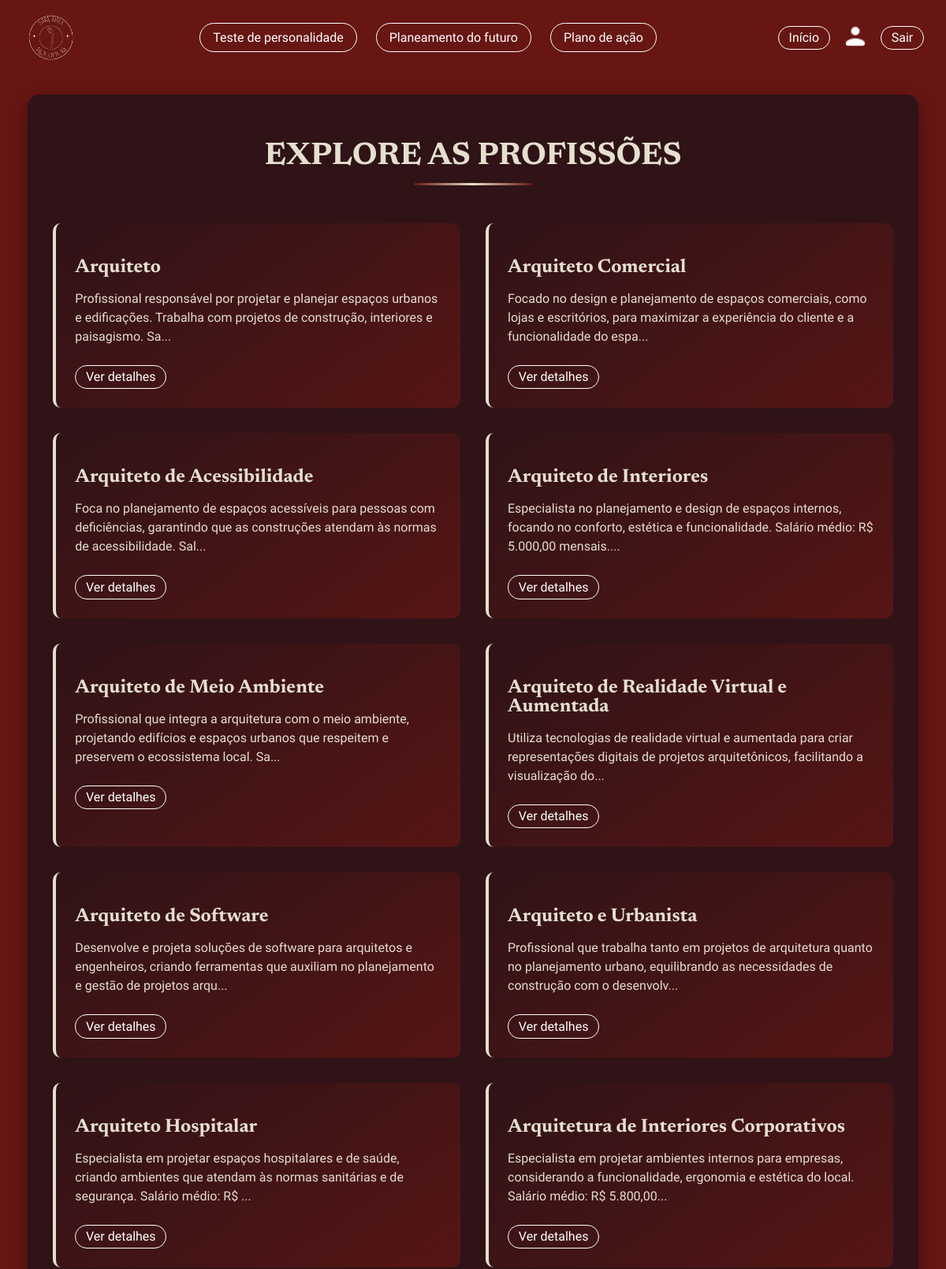
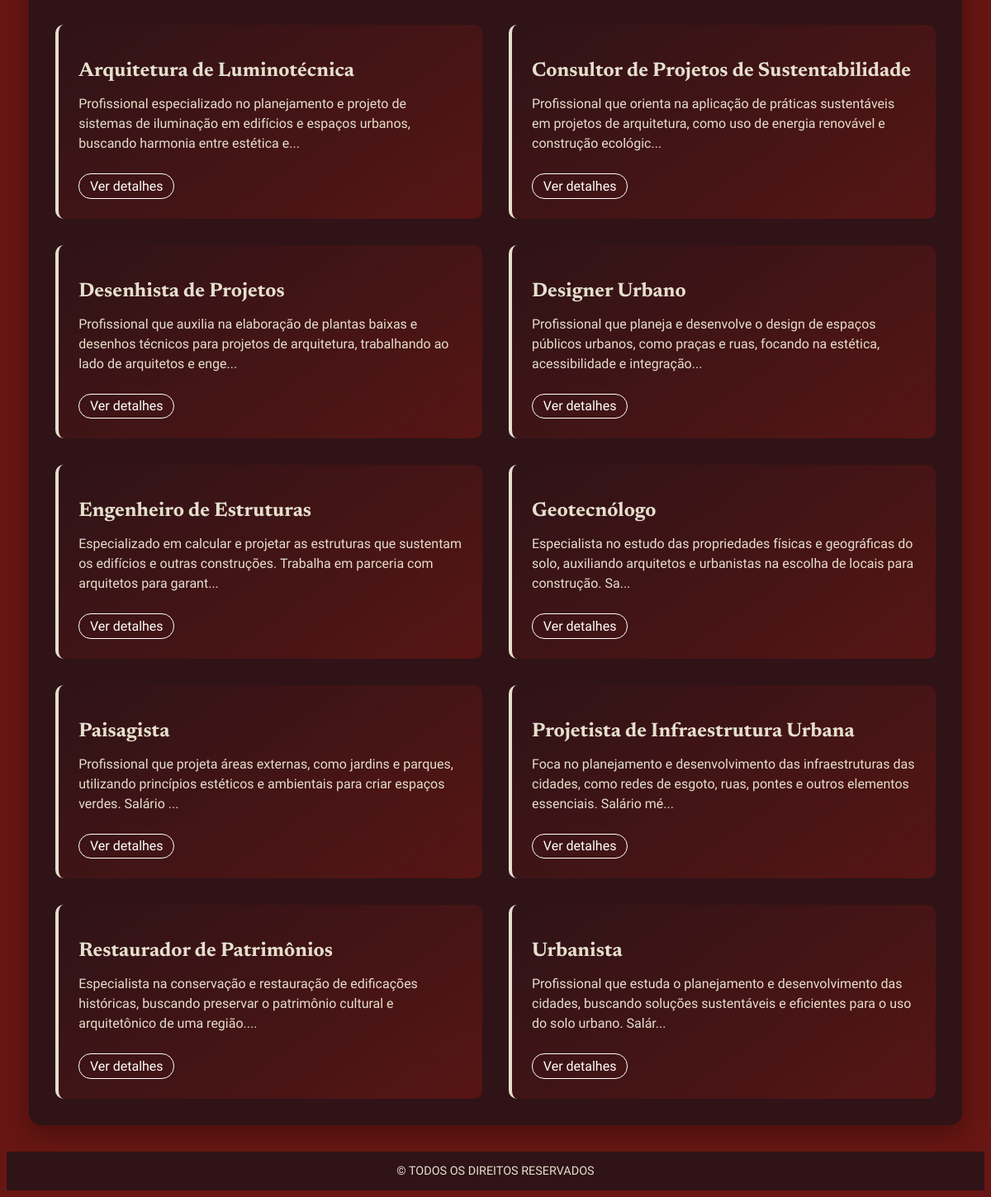
The page /view/todas_profissoes.php (signed in) on the database its author committed (2 pictures, top to bottom).
### tables this page shows
CREATE TABLE `profissao` (
  `id` int(11) NOT NULL,
  `nome` varchar(100) DEFAULT NULL,
  `descricao` text DEFAULT NULL,
  `imagem` varchar(255) DEFAULT NULL
);

### model/ProjetoModel.php (called while the page is built, shortened)
<?php
class ProjetoModel
{
     private $pdo;
    public function __construct($pdo)
    {
        $this->pdo = $pdo;
    }
public function buscarTodasProfissoes() {
    $stmt = $this->pdo->query("SELECT * FROM profissao ORDER BY nome");
    return $stmt->fetchAll(PDO::FETCH_ASSOC);
}
}

### view/todas_profissoes.php (the view, shortened to what this page needs)
<?php
require_once "../config.php";
require_once "../model/ProjetoModel.php";
require_once "../controller/ProjetoController.php";
$model = new ProjetoModel($pdo);
$profissoes = $model->buscarTodasProfissoes();
?>
<!DOCTYPE html>
<html lang="pt-BR">
<head>
    <link rel="stylesheet" href="../css/estilo_planejamento.css">
</head>
<body>
    <header class="header-sobre">
        <img src="../imagens/logo.png" alt="logo" class="logo">
        <nav>
            <ul class="menu-central">
                <li><a href="teste_personalidade.php">Teste de personalidade</a></li>
                <li><a href="form_planejamento.php">Planeamento do futuro</a></li>
                <li><a href="plano_acao.php">Plano de ação</a></li>
            </ul>
        </nav>
        <div class="perfil-wrapper">
            <a href="../index.php" class="sair">Início</a>
            <a href="../view/perfil.php" class="icone-perfil-link">
                <img src="../imagens/usuario.png" alt="Perfil" class="icone-perfil">
            </a>
            <a href="logout.php" class="sair">Sair</a>
        </div>
    </header>
    <main class="container-profissoes">
        <h1 class="titulo-profissao">EXPLORE AS PROFISSÕES</h1>
        <div class="lista-profissoes">
            <?php foreach ($profissoes as $profissao): ?>
                <div class="profissao-item">
                    <h2><?= htmlspecialchars($profissao['nome']) ?></h2>
                    <p><?= htmlspecialchars(substr($profissao['descricao'], 0, 150)) ?>...</p>
                    <a href="detalhes_profissao.php?id=<?= $profissao['id'] ?>" class="botao-salvar">Ver detalhes</a>
                </div>
            <?php endforeach; ?>
        </div>
    </main>
    <footer>© TODOS OS DIREITOS RESERVADOS</footer>
</body>
</html>

### css/estilo_planejamento.css (style rules this page uses)
:root { --cor-primaria: #671613; --cor-secundaria: #2f1317; --cor-terciaria: #e5dfcd; --cor-quaternaria: #ffffff; --cor-terciaria-rgb: 229, 223, 205; }
body { overflow-x: hidden; height: auto; display: flex; flex-direction: column; min-height: 100vh; background: var(--cor-primaria); }
main { flex: 1; }
.header-sobre { display: flex; align-items: center; justify-content: space-between; background-color: var(--cor-primaria); padding: 10px 20px; }
.logo { max-height: 60px; width: auto; }
.menu-central { display: flex; gap: 1.5rem; list-style: none; margin: 0; padding: 0; font-family: "Abel"; }
.menu-central a { color: var(--cor-quaternaria); text-decoration: none; font-size: 16px; background-color: transparent; padding: 0.5rem 1rem; border: 1px solid var(--cor-quaternaria); border-radius: 20px; transition: 0.3s; }
.perfil-wrapper { display: flex; align-items: center; gap: 1rem; }
.icone-perfil { width: 32px; height: 32px; border-radius: 50%; object-fit: cover; transition: transform 0.2s ease; }
.sair { color: var(--cor-quaternaria); text-decoration: none; font-size: 16px; border: 1px solid var(--cor-quaternaria); padding: 0.3rem 0.8rem; border-radius: 15px; font-family: "Abel"; }
.botao-salvar { display: inline-block; color: var(--cor-quaternaria); text-decoration: none; font-size: 16px; border: 1px solid var(--cor-quaternaria); padding: 0.3rem 0.8rem; border-radius: 15px; font-family: "Abel"; background: none; cursor: pointer; }
footer { background-color: var(--cor-secundaria); color: var(--cor-terciaria); text-align: center; padding: 15px 0; font-family: 'Abel', sans-serif; font-size: 0.9rem; margin-top: 0; }
.container-profissoes { width: 90%; max-width: 1200px; margin: 2rem auto; padding: 2rem; background-color: var(--cor-secundaria); border-radius: 15px; box-shadow: 0 10px 30px rgba(0, 0, 0, 0.3); }
.titulo-profissao { font-family: 'Newsreader', serif; font-size: 2.5rem; color: var(--cor-terciaria); text-align: center; margin-bottom: 2rem; position: relative; padding-bottom: 1rem; }
.titulo-profissao::after { content: ''; position: absolute; bottom: 0; left: 50%; transform: translateX(-50%); width: 150px; height: 3px; background: linear-gradient(90deg, var(--cor-primaria), var(--cor-terciaria), var(--cor-primaria)); }
.lista-profissoes { display: grid; grid-template-columns: repeat(auto-fill, minmax(350px, 1fr)); gap: 2rem; margin-top: 3rem; }
.profissao-item { background: linear-gradient(145deg, rgba(47, 19, 23, 0.9), rgba(103, 22, 19, 0.7)); border-radius: 10px; padding: 1.5rem; transition: all 0.3s ease; border-left: 4px solid var(--cor-terciaria); }
.profissao-item h2 { font-family: 'Newsreader', serif; color: var(--cor-terciaria); font-size: 1.5rem; margin-bottom: 1rem; }
.profissao-item p { font-family: 'Abel', sans-serif; color: var(--cor-terciaria); margin-bottom: 1.5rem; line-height: 1.5; }

### rows shown on the page
profissao: nome "Arquiteto", descricao "Profissional responsável por projetar e planejar espaços urbanos e edificações. Trabalha com projetos de construção, interiores e paisagismo. Sa"
profissao: nome "Arquiteto Comercial", descricao "Focado no design e planejamento de espaços comerciais, como lojas e escritórios, para maximizar a experiência do cliente e a funcionalidade do espa"
profissao: nome "Arquiteto de Acessibilidade", descricao "Foca no planejamento de espaços acessíveis para pessoas com deficiências, garantindo que as construções atendam às normas de acessibilidade. Sal"
profissao: nome "Arquiteto de Interiores", descricao "Especialista no planejamento e design de espaços internos, focando no conforto, estética e funcionalidade. Salário médio: R$ 5.000,00 mensais."
profissao: nome "Arquiteto de Meio Ambiente", descricao "Profissional que integra a arquitetura com o meio ambiente, projetando edifícios e espaços urbanos que respeitem e preservem o ecossistema local. Sa"
profissao: nome "Arquiteto de Realidade Virtual e Aumentada", descricao "Utiliza tecnologias de realidade virtual e aumentada para criar representações digitais de projetos arquitetônicos, facilitando a visualização do"
profissao: nome "Arquiteto de Software", descricao "Desenvolve e projeta soluções de software para arquitetos e engenheiros, criando ferramentas que auxiliam no planejamento e gestão de projetos arqu"
profissao: nome "Arquiteto e Urbanista", descricao "Profissional que trabalha tanto em projetos de arquitetura quanto no planejamento urbano, equilibrando as necessidades de construção com o desenvolv"
profissao: nome "Arquiteto Hospitalar", descricao "Especialista em projetar espaços hospitalares e de saúde, criando ambientes que atendam às normas sanitárias e de segurança. Salário médio: R$"
profissao: nome "Arquitetura de Interiores Corporativos", descricao "Especialista em projetar ambientes internos para empresas, considerando a funcionalidade, ergonomia e estética do local. Salário médio: R$ 5.800,00"
profissao: nome "Arquitetura de Luminotécnica", descricao "Profissional especializado no planejamento e projeto de sistemas de iluminação em edifícios e espaços urbanos, buscando harmonia entre estética e"
profissao: nome "Consultor de Projetos de Sustentabilidade", descricao "Profissional que orienta na aplicação de práticas sustentáveis em projetos de arquitetura, como uso de energia renovável e construção ecológic"
profissao: nome "Desenhista de Projetos", descricao "Profissional que auxilia na elaboração de plantas baixas e desenhos técnicos para projetos de arquitetura, trabalhando ao lado de arquitetos e enge"
profissao: nome "Designer Urbano", descricao "Profissional que planeja e desenvolve o design de espaços públicos urbanos, como praças e ruas, focando na estética, acessibilidade e integração"
profissao: nome "Engenheiro de Estruturas", descricao "Especializado em calcular e projetar as estruturas que sustentam os edifícios e outras construções. Trabalha em parceria com arquitetos para garant"
profissao: nome "Geotecnólogo", descricao "Especialista no estudo das propriedades físicas e geográficas do solo, auxiliando arquitetos e urbanistas na escolha de locais para construção. Sa"
profissao: nome "Paisagista", descricao "Profissional que projeta áreas externas, como jardins e parques, utilizando princípios estéticos e ambientais para criar espaços verdes. Salário"
profissao: nome "Projetista de Infraestrutura Urbana", descricao "Foca no planejamento e desenvolvimento das infraestruturas das cidades, como redes de esgoto, ruas, pontes e outros elementos essenciais. Salário mé"
profissao: nome "Restaurador de Patrimônios", descricao "Especialista na conservação e restauração de edificações históricas, buscando preservar o patrimônio cultural e arquitetônico de uma região."
profissao: nome "Urbanista", descricao "Profissional que estuda o planejamento e desenvolvimento das cidades, buscando soluções sustentáveis e eficientes para o uso do solo urbano. Salár"
